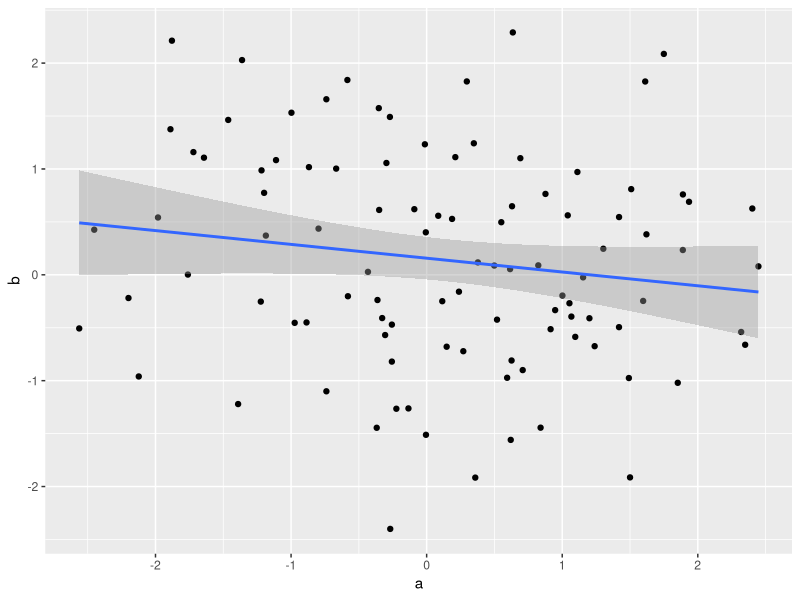

The R source for this figure:
library("ggplot2")

df <- data.frame(a = rnorm(100), b = rnorm(100))

ggplot(df, aes(a, b)) + geom_point() + geom_smooth(method = "lm")
